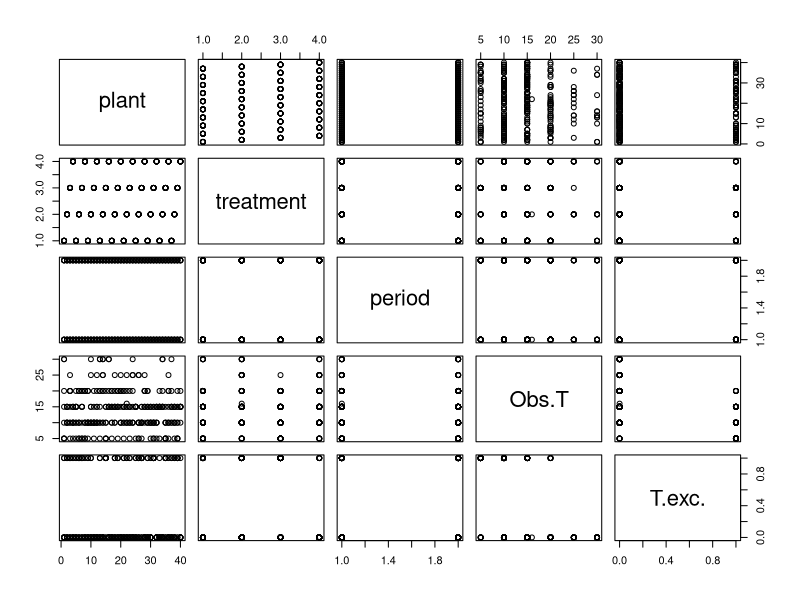
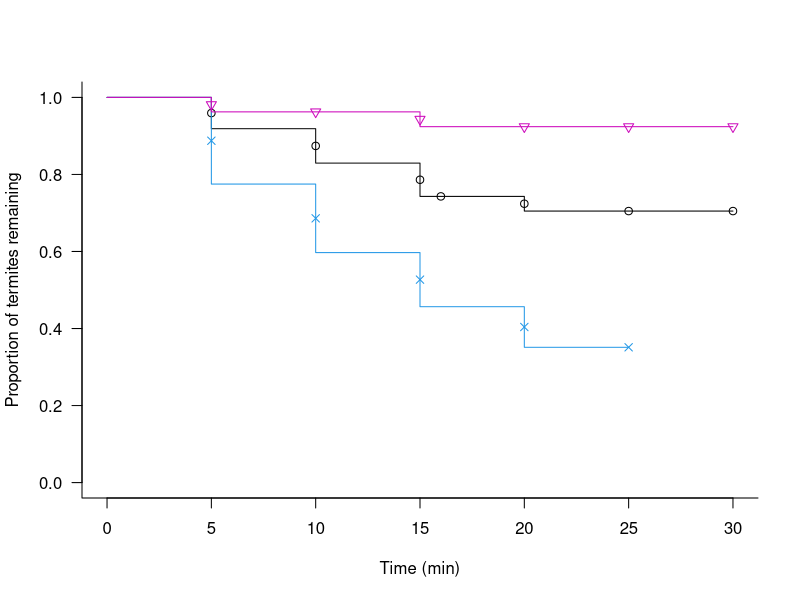

Reproduce these figures in R, in order. (Note: this script raises an error after producing the figures.)
#Set the working directory
setwd(dirname(rstudioapi::getActiveDocumentContext()$path))


#Delete all previous objects
rm(list= ls())


#Get the data
data<- read.table("Survival.txt",header=T)
attach(data)
summary(data)
plot(data)


#Does the time of observation depend on the treatment?
library(survival)
m.completo = survreg(Surv(Obs.T,T.exc.)~treatment) #Checke README.txt for metadata
m.n = survreg(Surv(Obs.T,T.exc.)~1)
anova(m.n,m.completo,test="Chisq")
#The null model was rejected -> p = 1.933149e-11


#Which treatments differ from one another?
library(car)
#Merge the variables water and amino acids 
treat.1=recode(treatment,"c('water','amino')='wateramino'")
levels(treat.1)

#Run the test again
m1= survreg(Surv(Obs.T,T.exc.)~treatment)
m2 = survreg(Surv(Obs.T,T.exc.)~treat.1)
anova(m1,m2,test="Chisq")
#Cannot merge water with amino -> p = 0.005447493

#Merge the variables amino acids and sucrose 
treat.2=recode(treatment,"c('amino','sucrose')='aminosucrose'")
levels(treat.2)

#Run the test again
m1= survreg(Surv(Obs.T,T.exc.)~treatment)
m3 = survreg(Surv(Obs.T,T.exc.)~treat.2)
anova(m1,m3,test="Chisq")
#These two variables do not differ from one another and so can be merged -> p = 0.5183989

#Merge the variables aminosucrose and sucrose_amino 
treat.3=recode(treatment,"c('amino','sucrose','sucrose_amino')='aminosucrosesacamino'")
levels(treat.3)

#Run the test again
m1= survreg(Surv(Obs.T,T.exc.)~treatment)
m4 = survreg(Surv(Obs.T,T.exc.)~treat.3)
anova(m1,m4,test="Chisq")
#Cannot merge aminosucrose with sucrose_amino -> p = 3.224872e-06

#Based on those tests, water is different from amino and sucrose, which are different from sacamino

#Estimate the P-value 
treat.2=recode(treatment,"c('amino','sucrose')='aminosucrose'")
levels(treat.2)
m3 = survreg(Surv(Obs.T,T.exc.)~treat.2)
m.n = survreg(Surv(Obs.T,T.exc.)~1)
anova(m.n,m3,test="Chisq")
#p= 4.029096e-12
anova(m3)
summary(m3)


#Plot the graph
#Rename the treatments
treat.4=recode(treatment,"c('water')='Water'")
levels(treat.4)

treat.5=recode(treat.4,"c('amino','sucrose')='Amino acids - sucrose'")
levels(treat.5)

treat.6=recode(treat.5,"c('sucrose_amino')='Sucrosese+Amino acids'")
levels(treat.6)

legend = c("Water","Amino acids or sucrose","Sucrose + Amino acids")
legend

#Run the model to be used for plotting
m.full = survfit(Surv(Obs.T,T.exc.)~treat.6)


#Survival plot with raw curves
plot(m.full,mark=c(1,4,6),las=1,col=c(1,4,6),ylab= "Proportion of termites remaining", xlab="Time (min)",bty="l")

#Estimate alpha and mu
#Calculate the mean time for each group (log), that is, the mean time to death
#calculating alpha
m.full = survreg(Surv(Obs.T,T.exc.)~treat.6)
summary(m.full)

Scale= 0.605

alpha <- 1/m.full$scale
alpha
#1.65404

#mu = exp(parameter obtained in the summary)
#Scale parameter for the construction of the curve of each treatment

#mu_water
mut1 = exp(4.440)
mut1
#84.77494

#mu_amino-sucrose
mut2 = exp(4.440-0.848)
mut2
#36.30662

#mu_sucrose+amino
mut3 = exp(4.440-1.551)
mut3
#17.97533

#TPM1 = water
TPM1 <- mut1*gamma(1+(1/alfa))
TPM1
#75.79214

#TPM2 = amino?cidos-sacarose
TPM2 <- mut2*gamma(1+(1/alfa))
TPM2
#32.45954

#TPM3 = sacarose+amino?cidos
TPM3 <- mut3*gamma(1+(1/alfa))
TPM3
#16.07065


#Survival plot with estimated curves
m.full = survfit(Surv(Obs.T,T.exc.)~treat.6)
plot(m.full,mark=c(1,4),las=1,col=c("white","white"),ylab= "Proportion of termites remaining (log)", xlab="Time (min)",bty="l",family="serif",cex.lab=1.2)

#Curve for water
curve(exp((-mut1^(-alfa))*(x^alfa)),from=0,to=50,xlab="",ylab="Proportion of termites remaining (log)",type="l",lty=1,col="gray70",lwd=2,add=T)

#Curve for amino-sucrose
curve(exp((-mut2^(-alfa))*(x^alfa)),from=0,to=50,xlab="",ylab="Proportion of termites remaining (log)",type="l",lty=2,col="gray40",log="y",lwd=2,add=T)

#Curve for sucrose+amino
curve(exp((-mut3^(-alfa))*(x^alfa)),from=0,to=50,xlab="",ylab="Proportion of termites remaining (log)",type="l",lty=1,col=1,log="y",lwd=2,add=T)


#Plot the mean time 
#Calculating the time where we have 50% mortality, an interpretation of the MU parameter
# log(S) = (-mu^-alfa)*(t^alfa)
# t^alfa = log(S)/((-mu^-alfa))
# t = (log(S)/((-mu^-alfa)))^(1/alfa)

#mean time for water
tmedio1 <- (log(0.5)/((-mut1^-alfa)))^(1/alfa)
tmedio1
abline(h=0.5,lty=2)
abline(v=tmedio1,lty=2,col=1)
points(tmedio1,0.5,pch=16,cex=1,col=1)

#mean time for amino_sacarose
tmedio2 <- (log(0.5)/((-mut2^-alfa)))^(1/alfa)
tmedio2
abline(h=0.5,lty=2)
abline(v=tmedio2,lty=2,col=1,ylim=c(0,0.5))
points(tmedio2,0.5,pch=15,cex=1.5,col="gray40")

#mean time for sucrose+amino?cidos
tmedio3 <- (log(0.5)/((-mut3^-alfa)))^(1/alfa)
tmedio3
abline(h=0.5,lty=2)
abline(v=tmedio3,lty=2,col=1)
points(tmedio3,0.5,pch=16,cex=1.5,col=1)

#Plot the legend
legend("bottomleft",legend=(legend),lty=c(1,2,1),pch=c(NA,15,16),pt.cex=0.8,col=c("gray70","gray40",1),lwd=2,bty="n")

detach(data)
